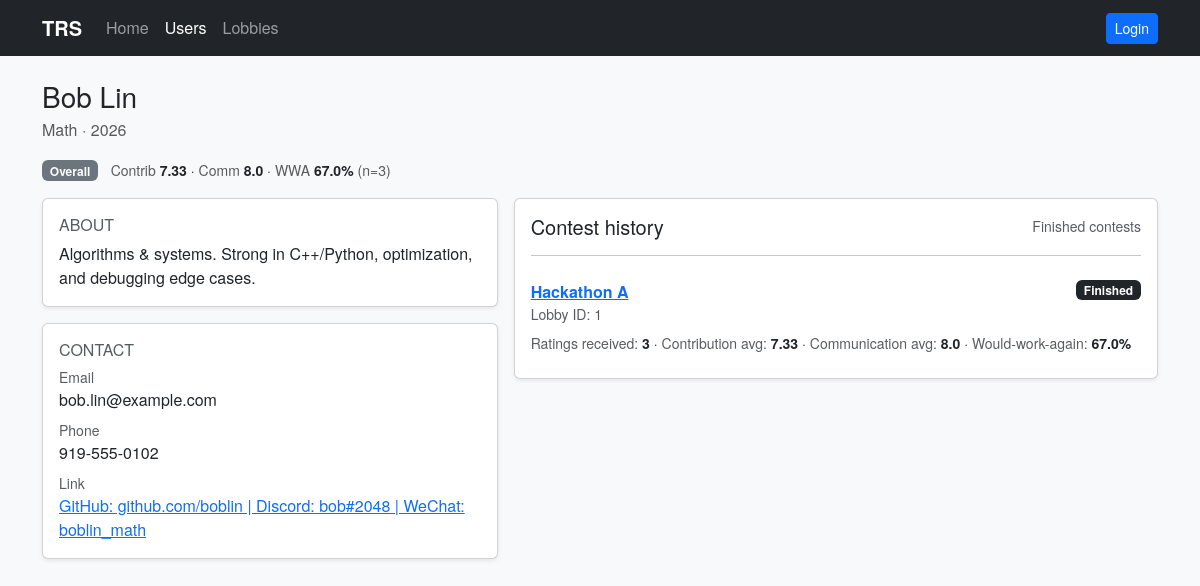
The page /users/2 on the database its author committed.
### models.py (models this page shows, shortened)
class User(db.Model):
    id = db.Column(db.Integer, primary_key=True)
    name = db.Column(db.String(120), nullable=False)
    major = db.Column(db.String(120))
    year = db.Column(db.String(50))
    bio = db.Column(db.String(1000))
    contact = db.Column(db.String(500))
    phone = db.Column(db.String(80))
    email = db.Column(db.String(200))
    created_at = db.Column(db.DateTime, default=datetime.utcnow)
    def reputation(self):
        from sqlalchemy import case, func
        avg_contrib = db.session.query(func.avg(Rating.contribution)).filter(Rating.target_user_id == self.id).scalar() or 0
        avg_comm = db.session.query(func.avg(Rating.communication)).filter(Rating.target_user_id == self.id).scalar() or 0
        would_work_again_count = (
            db.session.query(
                func.sum(
                    case(
                        (Rating.would_work_again.is_(True), 1),
                        else_=0,
                    )
                )
            )
            .filter(Rating.target_user_id == self.id)
            .scalar()
            or 0
        )
        total = db.session.query(func.count(Rating.id)).filter(Rating.target_user_id == self.id).scalar() or 0
        return {
            'contribution_avg': round(float(avg_contrib), 2),
            'communication_avg': round(float(avg_comm), 2),
            'would_work_again_ratio': float(would_work_again_count) / total if total else None,
            'rating_count': total
        }

class Lobby(db.Model):
    id = db.Column(db.Integer, primary_key=True)
    title = db.Column(db.String(200), nullable=False)
    contest_link = db.Column(db.String(500))
    leader_id = db.Column(db.Integer)
    finished = db.Column(db.Boolean, default=False)
    finished_at = db.Column(db.DateTime)
    created_at = db.Column(db.DateTime, default=datetime.utcnow)
    teams = db.relationship('Team', backref='lobby', cascade='all, delete-orphan')

### app.py (the view, shortened to what this page needs)
@app.route('/users/<int:user_id>', methods=['GET', 'POST'])
def user_profile(user_id):
    from models import User, Lobby, Team, TeamMember, Rating
    user = User.query.get_or_404(user_id)
    viewer = get_current_user()
    can_edit = viewer is not None and viewer.id == user.id
    history = []
    lobby_ids = (
        db.session.query(Team.lobby_id)
        .join(TeamMember, TeamMember.team_id == Team.id)
        .filter(TeamMember.user_id == user.id)
        .distinct()
        .all()
    )
    ids = [x[0] for x in lobby_ids]
    history_lobbies = (
        Lobby.query.filter(Lobby.id.in_(ids), Lobby.finished == True)
        .order_by(Lobby.finished_at.desc().nullslast(), Lobby.created_at.desc())
        .all()
    ) if ids else []
    for lobby in history_lobbies:
        ratings = (
            db.session.query(Rating)
            .join(Team, Rating.team_id == Team.id)
            .filter(Team.lobby_id == lobby.id)
            .filter(Rating.target_user_id == user.id)
            .all()
        )
        if ratings:
            contribution_avg = round(sum(r.contribution or 0 for r in ratings) / len(ratings), 2)
            communication_avg = round(sum(r.communication or 0 for r in ratings) / len(ratings), 2)
            would_work_again_ratio = sum(1 for r in ratings if r.would_work_again) / len(ratings)
        else:
            contribution_avg = 0
            communication_avg = 0
            would_work_again_ratio = None
        history.append(
            {
                'lobby': lobby,
                'rating_count': len(ratings),
                'contribution_avg': contribution_avg,
                'communication_avg': communication_avg,
                'would_work_again_ratio': would_work_again_ratio,
            }
        )
    overall_rep = user.reputation()
    return render_template('profile.html', user=user, can_edit=can_edit, history=history, overall_rep=overall_rep)

### app.py (called while the page is built)
def get_current_user():
    from models import User
    user_id = session.get('user_id')
    if not user_id:
        return None
    return User.query.get(user_id)

@app.context_processor
def inject_current_user():
    return {'current_user': get_current_user()}

### templates/profile.html (shortened to what this page needs)
{% extends 'base.html' %}
{% block content %}
  <div class="d-flex align-items-start justify-content-between gap-3 mb-3">
    <div class="w-100">
      <div class="d-flex align-items-start justify-content-between gap-2">
        <div class="editable-field">
          <h1 class="h3 mb-1">
            {{ user.name }}
          </h1>
          <div class="text-muted">
            <span class="editable-field">
              {{ user.major or 'Undeclared' }}
            </span>
            {% if user.year %}
              ·
            {% endif %}
            <span class="editable-field">
              {{ user.year or '—' }}
            </span>
          </div>
        </div>
      </div>
      <div class="mt-3">
        <span class="badge text-bg-secondary">Overall</span>
        <span class="ms-2 small">
          <span class="text-muted">Contrib</span> <span class="fw-semibold">{{ overall_rep.contribution_avg }}</span>
          · <span class="text-muted">Comm</span> <span class="fw-semibold">{{ overall_rep.communication_avg }}</span>
          · <span class="text-muted">WWA</span>
          <span class="fw-semibold">{% if overall_rep.would_work_again_ratio is none %}—{% else %}{{ (overall_rep.would_work_again_ratio * 100) | round(0) }}%{% endif %}</span>
          <span class="text-muted">(n={{ overall_rep.rating_count }})</span>
        </span>
      </div>
    </div>
  </div>
  <div class="row g-3">
    <div class="col-lg-5">
      <div class="card shadow-sm">
        <div class="card-body editable-field">
          <div class="d-flex align-items-center justify-content-between">
            <h2 class="h6 text-uppercase text-muted mb-0">About</h2>
          </div>
          <p class="mb-0 mt-2">{{ user.bio or 'No bio yet.' }}</p>
        </div>
      </div>
      <div class="card shadow-sm mt-3">
        <div class="card-body">
          <h2 class="h6 text-uppercase text-muted">Contact</h2>
          <div class="editable-field d-flex align-items-start justify-content-between gap-2">
            <div>
              <div class="small text-muted">Email</div>
              <div class="mb-2">{{ user.email or '—' }}</div>
            </div>
          </div>
          <div class="editable-field d-flex align-items-start justify-content-between gap-2">
            <div>
              <div class="small text-muted">Phone</div>
              <div class="mb-2">{{ user.phone or '—' }}</div>
            </div>
          </div>
          <div class="editable-field d-flex align-items-start justify-content-between gap-2">
            <div>
              <div class="small text-muted">Link</div>
              {% if user.contact %}
                <div><a href="{{ user.contact }}" target="_blank" rel="noopener noreferrer">{{ user.contact }}</a></div>
              {% else %}
                <div>—</div>
              {% endif %}
            </div>
          </div>
        </div>
      </div>
    </div>
    <div class="col-lg-7">
      <div class="card shadow-sm">
        <div class="card-body">
          <div class="d-flex align-items-center justify-content-between">
            <h2 class="h5 mb-0">Contest history</h2>
            <span class="text-muted small">Finished contests</span>
          </div>
          <hr>
          {% if history and history|length %}
            <div class="list-group list-group-flush">
              {% for item in history %}
                <div class="list-group-item px-0">
                  <div class="d-flex justify-content-between align-items-start gap-2">
                    <div>
                      <div class="fw-semibold">
                        <a href="{{ url_for('lobby_detail', lobby_id=item.lobby.id) }}">{{ item.lobby.title }}</a>
                      </div>
                      <div class="text-muted small">Lobby ID: {{ item.lobby.id }}</div>
                    </div>
                    <span class="badge text-bg-dark">Finished</span>
                  </div>
                  <div class="mt-2 small">
                    <span class="text-muted">Ratings received:</span>
                    <span class="fw-semibold">{{ item.rating_count }}</span>
                    · <span class="text-muted">Contribution avg:</span> <span class="fw-semibold">{{ item.contribution_avg }}</span>
                    · <span class="text-muted">Communication avg:</span> <span class="fw-semibold">{{ item.communication_avg }}</span>
                    · <span class="text-muted">Would-work-again:</span>
                    <span class="fw-semibold">
                      {% if item.would_work_again_ratio is none %}—{% else %}{{ (item.would_work_again_ratio * 100) | round(0) }}%{% endif %}
                    </span>
                  </div>
                </div>
              {% endfor %}
            </div>
          {% else %}
            <div class="text-muted">No finished contests yet.</div>
          {% endif %}
        </div>
      </div>
    </div>
  </div>
{% endblock %}

### static/main.css (style rules this page uses)
body { font-family: 'Helvetica Neue', 'Helvetica', 'Arial', system-ui; }
.editable-field { position: relative; }

### rows shown on the page
User: name "Bob Lin", major "Math", year "2026", bio "Algorithms & systems. Strong in C++/Python, optimization, and debugging edge cases.", email "bob.lin@example.com", phone "919-555-0102", contact "GitHub: github.com/boblin | Discord: bob#2048 | WeChat: boblin_math"
Lobby: lobby "Hackathon A", lobby.id "1"

### other values the page prints
{{ overall_rep.contribution_avg }} "7.33"
{{ overall_rep.communication_avg }} "8.0"
{{ (overall_rep.would_work_again_ratio * 100) | round(0) }} "67.0"
{{ overall_rep.rating_count }} "3"
{{ item.rating_count }} "3"
{{ item.contribution_avg }} "7.33"
{{ item.communication_avg }} "8.0"
{{ (item.would_work_again_ratio * 100) | round(0) }} "67.0"
